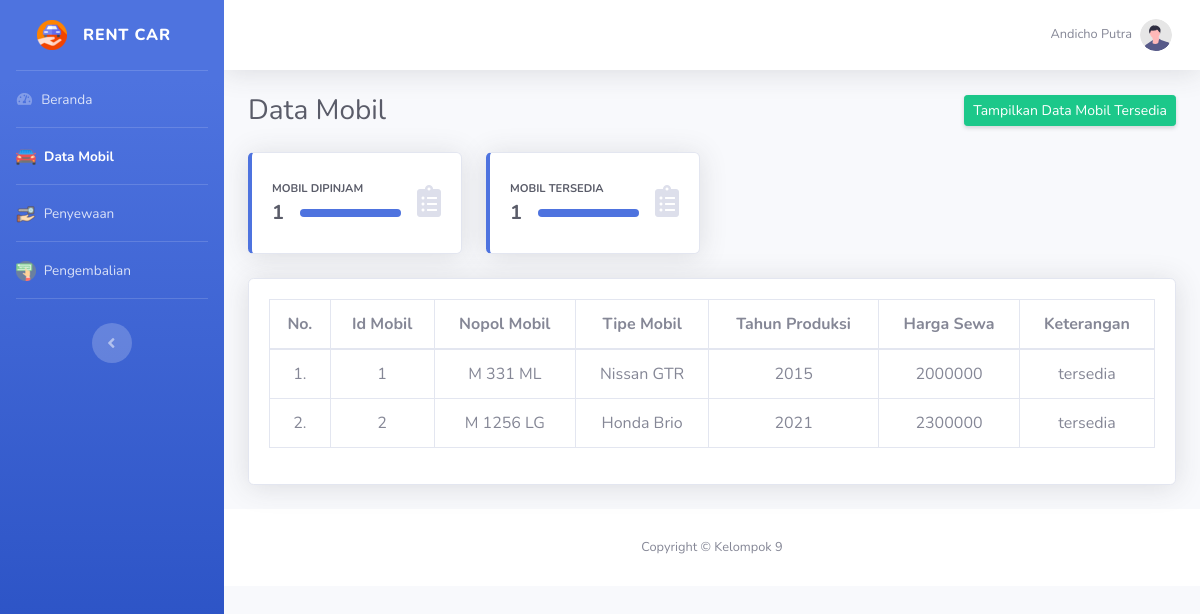
The page /data_mobil.php (signed in) on the database its author committed.
### tables this page shows
CREATE TABLE `mobil` (
  `id_mobil` int(11) NOT NULL,
  `nopol_mobil` varchar(100) NOT NULL,
  `tipe_mobil` varchar(100) NOT NULL,
  `tahun_produksi` int(11) NOT NULL,
  `harga_sewa` int(11) NOT NULL,
  `keterangan` varchar(100) NOT NULL
);

### data_mobil.php (the view, shortened to what this page needs)
<!DOCTYPE html>
<?php
include "connection/koneksi.php";
$id = $_SESSION['id_admin'];
if(isset ($_SESSION['username'])){
    $query = "select * from admin natural join level_user where id_admin = $id";
    mysqli_query($conn, $query);
    $sql = mysqli_query($conn, $query);
    while($r = mysqli_fetch_array($sql)){
?>
<html lang="en">
<head>
    <link href="vendor/fontawesome-free/css/all.min.css" rel="stylesheet" type="text/css">
    <link href="css/sb-admin-2.min.css" rel="stylesheet">
    <link href="css/arabic.css" rel="stylesheet" >
</head>
<body id="page-top">
    <div id="wrapper">
        <ul class="navbar-nav bg-gradient-primary sidebar sidebar-dark accordion" id="accordionSidebar">
        <?php
            if($r['id_level'] == 1){
        ?>
            <a class="sidebar-brand d-flex align-items-center justify-content-center" href="beranda.php">
                <div class="sidebar-brand-icon">
                    <img src="img/icon.png" width="30px" height="30px">
                </div>
                <div class="sidebar-brand-text mx-3">Rent Car</div>
            </a>
            <hr class="sidebar-divider my-0">
            <li class="nav-item">
                <a class="nav-link" href="beranda.php">
                    <i class="fas fa-fw fa-tachometer-alt"></i>
                    <span>Beranda</span>
                </a>
            </li>
            <hr class="sidebar-divider my-0">
            <li class="nav-item active">
                <a class="nav-link" href="data_mobil.php">
                <img alt="Image placeholder" src="img/mobil.png">
                    <span>&nbsp;Data Mobil</span>
                </a>
            </li>
            <hr class="sidebar-divider my-0">
            <li class="nav-item">
                <a class="nav-link" href="peminjaman.php">
                <img alt="Image placeholder" src="img/pinjam.png">
                    <span>&nbsp;Penyewaan</span>
                </a>
            </li>
            <hr class="sidebar-divider my-0">
            <li class="nav-item">
                <a class="nav-link" href="pengembalian.php">
                <img alt="Image placeholder" src="img/kembali.png">
                    <span>&nbsp;Pengembalian</span>
                </a>
            </li>
            <hr class="sidebar-divider my-0">
            <br>
            <div class="text-center d-none d-md-inline">
                <button class="rounded-circle border-0" id="sidebarToggle"></button>
            </div>
        <?php
            } else if($r['id_level'] == 2){
        ?>
            <a class="sidebar-brand d-flex align-items-center justify-content-center" href="beranda.php">
                <div class="sidebar-brand-icon rotate-n-15">
                    <img src="img/dashboard.png" width="30px" height="30px">
                </div>
                <div class="sidebar-brand-text mx-3">Rent Car</div>
            </a>
            <hr class="sidebar-divider my-0">
            <li class="nav-item active">
                <a class="nav-link" href="beranda.php">
                    <i class="fas fa-fw fa-tachometer-alt"></i>
                    <span>Beranda</span>
                </a>
            </li>
            <hr class="sidebar-divider my-0">
            <li class="nav-item">
                <a class="nav-link" href="data_mobil_admin.php">
                    <i class="fas fa-fw fa-folder"></i>
                    <span>Data Mobil</span>
                </a>
            </li>
            <hr class="sidebar-divider my-0">
            <li class="nav-item">
                <a class="nav-link" href="data_transaksi.php">
                    <i class="fas fa-fw fa-folder"></i>
                    <span>Data Transaksi</span>
                </a>
            </li>
            <hr class="sidebar-divider my-0">
            <br>
            <div class="text-center d-none d-md-inline">
                <button class="rounded-circle border-0" id="sidebarToggle"></button>
            </div>
        <?php
            }
        ?>
        </ul>
        <div id="content-wrapper" class="d-flex flex-column">
            <div id="content">
                <nav class="navbar navbar-expand navbar-light bg-white topbar mb-4 static-top shadow">
                    <ul class="navbar-nav ml-auto">
                        <li class="nav-item dropdown no-arrow">
                            <a class="nav-link dropdown-toggle" href="#" id="userDropdown" role="button"
                                data-toggle="dropdown" aria-haspopup="true" aria-expanded="false">
                                <span class="mr-2 d-none d-lg-inline text-gray-600 small"><?php echo $r['nama'];?></span>
                                <img class="img-profile rounded-circle"
                                    src="img/undraw_profile.svg">
                            </a>
                        </li>
                    </ul>
                </nav>
            <?php
                $catalog_mobil_terpinjam = mysqli_query($conn, "SELECT view_definition FROM information_schema.views WHERE TABLE_NAME = 'mobil_terpinjam'");
                foreach ($catalog_mobil_terpinjam as $row) {
                    $view_mobil_terpinjam = $row['view_definition'];
                }
                $execute_view_mobil_terpinjam = mysqli_query($conn, $view_mobil_terpinjam);
                $count_terpinjam = 0;
                foreach ($execute_view_mobil_terpinjam as $row) {
                    $count_terpinjam = $row['COUNT(id_sewa)'];
                }
            ?>
            <?php
                $catalog_mobil_ready = mysqli_query($conn, "SELECT view_definition FROM information_schema.views WHERE TABLE_NAME = 'mobil_ready'");
                foreach ($catalog_mobil_ready as $row) {
                    $view_mobil_ready = $row['view_definition'];
                }
                $execute_view_mobil_ready = mysqli_query($conn, $view_mobil_ready);
                $count_ready = 0;
                foreach ($execute_view_mobil_ready as $row) {
                    $count_ready = $row['COUNT(id_mobil)'];
                }
            ?>
            <div class="container-fluid">
                <div class="d-sm-flex align-items-center justify-content-between mb-4">
                    <h1 class="h3 mb-0 text-gray-800">Data Mobil</h1>
                    <a href="data_mobil_tersedia.php" class="d-none d-sm-inline-block btn btn-sm btn-success shadow-sm">Tampilkan Data Mobil Tersedia</a>
                </div>
                <div class="row">
                    <div class="col-xl-3 col-md-6 mb-4">
                        <div class="card border-left-primary shadow h-100 py-2">
                            <div class="card-body">
                                <div class="row no-gutters align-items-center">
                                    <div class="col mr-2">
                                        <div class="text-xs font-weight-bold text-gray-800 text-uppercase mb-1">Mobil Dipinjam
                                        </div>
                                        <div class="row no-gutters align-items-center">
                                            <div class="col-auto">
                                                <div class="h5 mb-0 mr-3 font-weight-bold text-gray-800"><?= $count_terpinjam ?></div>
                                            </div>
                                            <div class="col">
                                                <div class="progress progress-sm mr-2">
                                                    <div class="progress-bar bg-primary" role="progressbar"
                                                        style="width: 100%" aria-valuenow="50" aria-valuemin="0"
                                                        aria-valuemax="100"></div>
                                                </div>
                                            </div>
                                        </div>
                                    </div>
                                    <div class="col-auto">
                                        <i class="fas fa-clipboard-list fa-2x text-gray-300"></i>
                                    </div>
                                </div>
                            </div>
                        </div>
                    </div>
                    <div class="col-xl-3 col-md-6 mb-4">
                        <div class="card border-left-primary shadow h-100 py-2">
                            <div class="card-body">
                                <div class="row no-gutters align-items-center">
                                    <div class="col mr-2">
                                        <div class="text-xs font-weight-bold text-gray-800 text-uppercase mb-1">Mobil Tersedia
                                        </div>
                                        <div class="row no-gutters align-items-center">
                                            <div class="col-auto">
                                                <div class="h5 mb-0 mr-3 font-weight-bold text-gray-800"><?= $count_ready ?></div>
                                            </div>
                                            <div class="col">
                                                <div class="progress progress-sm mr-2">
                                                    <div class="progress-bar bg-primary" role="progressbar"
                                                        style="width: 100%" aria-valuenow="50" aria-valuemin="0"
                                                        aria-valuemax="100"></div>
                                                </div>
                                            </div>
                                        </div>
                                    </div>
                                    <div class="col-auto">
                                        <i class="fas fa-clipboard-list fa-2x text-gray-300"></i>
                                    </div>
                                </div>
                            </div>
                        </div>
                    </div>
                </div>
                <section class="mar-top--x-3 mar-bottom--x-5">
                    <div class="card shadow mb-4">
                        <div class="card-body">
                            <div class="table-responsive">
                            <?php
                            $query_data_mobil = "SELECT * FROM mobil";
                            $sql_data_mobil = mysqli_query($conn, $query_data_mobil);
                            $no = 1;
                            ?>
                                <table class="table table-bordered" id="dataTable" width="100%" cellspacing="0">
                                    <thead align="center">
                                        <tr>
                                            <th>No.</th>
                                            <th>Id Mobil</th>
                                            <th>Nopol Mobil</th>
                                            <th>Tipe Mobil</th>
                                            <th>Tahun Produksi</th>
                                            <th>Harga Sewa</th>
                                            <th>Keterangan</th>
                                        </tr>
                                    </thead>
                                    <tbody align="center">
                                    <?php
                                        while($r_dt_mobil = mysqli_fetch_array($sql_data_mobil)){
                                    ?>
                                        <tr class="odd gradeX">
                                        <td><center><?php echo $no++; ?>.</center></td>
                                        <td><?php echo $r_dt_mobil['id_mobil']; ?></td>
                                        <td><?php echo $r_dt_mobil['nopol_mobil']; ?></td>
                                        <td><?php echo $r_dt_mobil['tipe_mobil']; ?></td>
                                        <td><?php echo $r_dt_mobil['tahun_produksi']; ?></td>
                                        <td><?php echo $r_dt_mobil['harga_sewa']; ?></td>
                                        <td><?php echo $r_dt_mobil['keterangan']; ?></td>
                                        </tr>
                                    <?php
                                        }
                                    ?>
                                    </tbody>
                                </table>
                            </div>
                        </div>
                    </div>
                </section>
            </div>
            <footer class="sticky-footer bg-white">
                <div class="container my-auto">
                    <div class="copyright text-center my-auto">
                        <span>Copyright &copy; Kelompok 9</span>
                    </div>
                </div>
            </footer>
        </div>
    </div>
</body>
</html>
<?php
  }
} else {
  header('location: logout.php');
}
?>

### rows shown on the page
mobil: id_mobil "1", nopol_mobil "M 331 ML", tipe_mobil "Nissan GTR", tahun_produksi "2015", harga_sewa "2000000", keterangan "tersedia"
mobil: id_mobil "2", nopol_mobil "M 1256 LG", tipe_mobil "Honda Brio", tahun_produksi "2021", harga_sewa "2300000", keterangan "tersedia"

### other values the page prints
$r['nama'] "Andicho Putra"
$count_terpinjam "1"
$count_ready "1"
